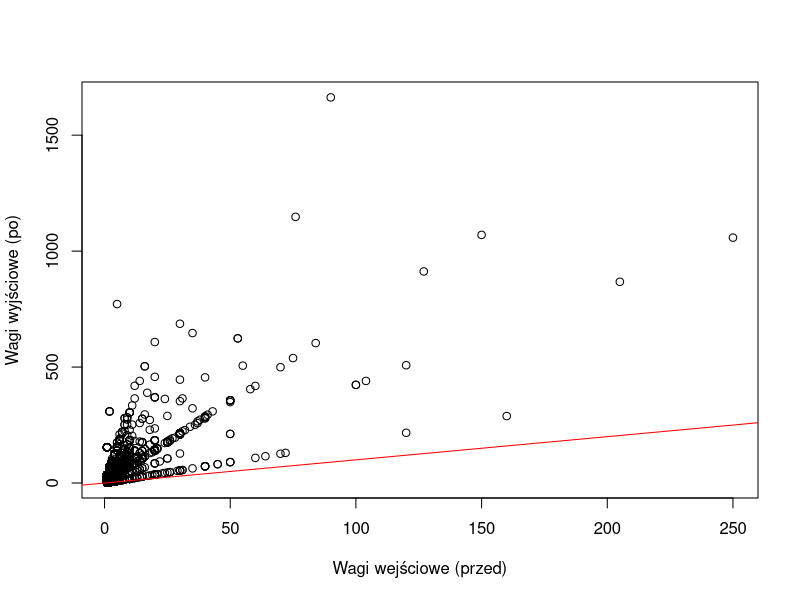
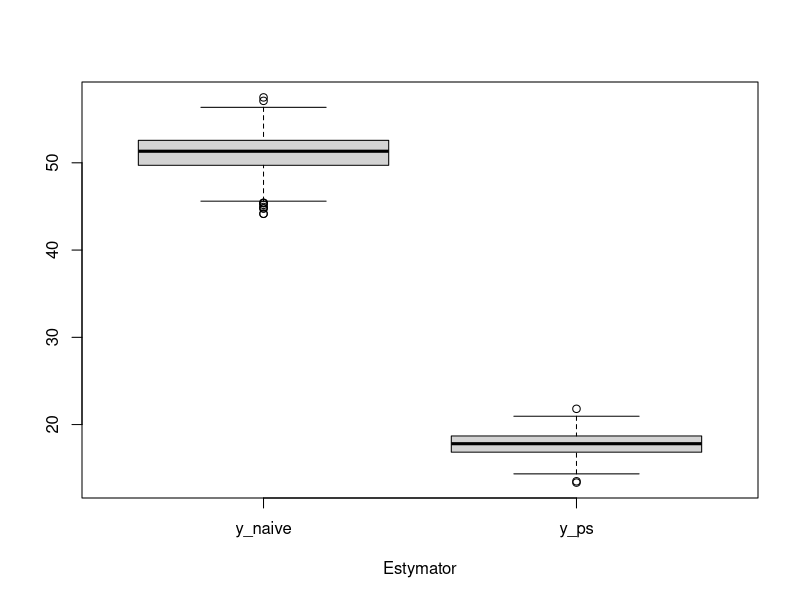

These figures' R source, in order:
## ---- chunk 1
library(tidyverse)
library(knitr)
library(survey)
library(Hmisc) ## wtd.var to calculate weighted variance
## ---- chunk 2
dane <- read_csv("../data/popyt-zajecia-dane.csv")
## ---- chunk 3
kable(head(dane))
## ---- chunk 4
dane |>
  filter(!is.na(id_popyt)) |>
  count(klasa_pr, wt = wolne_miejsca*waga, name = "N") -> pop_data

## ---- chunk 5
kable(pop_data)
## ---- chunk 6
dane |>
  filter(!is.na(id_cbop)) |> 
  group_by(klasa_pr) |>
  summarise(y = weighted.mean(jedna_zmiana, wolne_miejsca_cbop),
            y_var = wtd.var(jedna_zmiana, wolne_miejsca_cbop),
            n = sum(wolne_miejsca_cbop)) -> tab_cbop
## ---- chunk 7
kable(tab_cbop)
## ---- chunk 8
tab_cbop |>
  left_join(pop_data, by = "klasa_pr") |>
  mutate(W_h = N/sum(N))  -> tab_przyklad

## ---- chunk 9
kable(tab_przyklad)
## ---- chunk 10
tab_przyklad |>
  summarise(y_naive = weighted.mean(y, n),
            y_ps = sum(y*W_h),
            y_ps_var = (1/sum(n) - 1/sum(N))*sum(W_h*y_var) + 1/sum(n)^2*sum((1-W_h)*y_var),
            y_ps_sd = sqrt(y_ps_var)) -> wynik
## ---- chunk 11
kable(wynik)
## ---- chunk 12
dane |>
  filter(is.na(id_popyt)) |>
  select(id_jednostki, klasa_pr, sek, woj, zawod_kod2, wolne_miejsca_cbop, jedna_zmiana) |>
  mutate(jedna_zmiana=as.numeric(jedna_zmiana)) -> cbop_df
## ---- chunk 13
kable(head(cbop_df))
## ---- chunk 14
cbop_svy <- svydesign(ids = ~1, 
                      weights = ~ wolne_miejsca_cbop,
                      data = cbop_df)
cbop_svy
## ---- chunk 15
svymean(~jedna_zmiana, cbop_svy)
## ---- chunk 16
pop_totals <- xtabs(wolne_miejsca*waga ~ klasa_pr, data= dane, subset = !is.na(id_popyt))
pop_totals
## ---- chunk 17
cbop_svy_ps <- postStratify(cbop_svy, strata = ~klasa_pr, population = pop_totals)
cbop_svy_ps
## ---- chunk 18
svymean(~jedna_zmiana, cbop_svy_ps)
## ---- chunk 19
pop_totals2 <- xtabs(wolne_miejsca*waga ~ klasa_pr + zawod_kod2, data= dane, subset = !is.na(id_popyt))
pop_totals2
## ---- chunk 20
cbop_svy_ps2 <- postStratify(cbop_svy, strata = ~klasa_pr + zawod_kod2, population = pop_totals2)
cbop_svy_ps2
## ---- chunk 21
svytable( ~klasa_pr + zawod_kod2, cbop_svy_ps2)
## ---- chunk 22
summary(weights(cbop_svy_ps2)/weights(cbop_svy))
## ---- chunk 23
plot(weights(cbop_svy), weights(cbop_svy_ps2), xlab = "Wagi wejściowe (przed)", ylab = "Wagi wyjściowe (po)")
abline(a=0,b=1,col="red")
## ---- chunk 24
svymean(~jedna_zmiana, cbop_svy_ps2)
## ---- chunk 25
set.seed(2023)
N <- 10000
nb <- 1000
X1 <- rbinom(N, 1, 0.7)
X2 <- rbinom(N, 1, 0.9)
Y <- 4.5 - 3.5*X1+0.5*X2 + rnorm(N)
nb_inds <- sample(1:N, size = nb, prob = abs(Y)/sum(abs(Y)))
flag <- 1:N %in% nb_inds
w_star <- N/nb ## dodajemy pseudo-wagę jako relację miedzy N / nb
df <- data.frame(Y,X1,X2,flag,w_star)
head(df)
## ---- chunk 26
pop_X1 <- mean(df$X1)
pop_X2 <- mean(df$X2)
sam_X1 <- mean(df$X1[df$flag == 1])
sam_X2 <- mean(df$X2[df$flag == 1])
c(X1_pop = pop_X1, X2_pop = pop_X2, X1_proba = sam_X1, X2_proba = sam_X2)
## ---- chunk 27
prop.table(xtabs(~X1 + X2, df, subset = flag == T)) - prop.table(xtabs(~X1 + X2, df)) 
## ---- chunk 28
m1 <- lm(Y ~ X1 + X2, data = df, subset = flag == TRUE)
summary(m1)
## ---- chunk 29
anova(m1)
## ---- chunk 30
totale <- xtabs(~X1 + X2, data = df)
dd <- svydesign(ids= ~1, weights = ~w_star, data = subset(df, flag == T))
dd2 <- postStratify(dd, strata= ~X1+X2, population = totale)
c(Y_prawda = mean(Y), Y_bez_ps = svymean(~Y, dd)[1], Y_ps = svymean(~Y, dd2)[1])
## ---- chunk 31
totale <- xtabs(~X1 , data = df)
dd <- svydesign(ids= ~1, weights = ~w_star, data = subset(df, flag == T))
dd2 <- postStratify(dd, strata= ~X1, population = totale)
c(Y_prawda = mean(Y), Y_bez_ps = svymean(~Y, dd)[1], Y_ps = svymean(~Y, dd2)[1])
## ---- chunk 32
totale <- xtabs(~X2 , data = df)
dd <- svydesign(ids= ~1, weights = ~w_star, data = subset(df, flag == T))
dd2 <- postStratify(dd, strata= ~X2, population = totale)
c(Y_prawda = mean(Y), Y_bez_ps = svymean(~Y, dd)[1], Y_ps = svymean(~Y, dd2)[1])
## ---- chunk 33
R <- 500
y_naive <- numeric(R)
y_ps <- numeric(R)
totale <- xtabs(~X1+X2 , data = df)
for (r in 1:500) {
  nb_inds <- sample(1:N, size = nb, prob = abs(Y)/sum(abs(Y)))
  flag <- 1:N %in% nb_inds
  w_star <- N/nb ## dodajemy pseudo-wagę jako relację miedzy N / nb
  df <- data.frame(Y,X1,X2,flag,w_star)
  
  dd <- svydesign(ids= ~1, weights = ~w_star, data = subset(df, flag == T))
  dd2 <- postStratify(dd, strata= ~X1+X2, population = totale)
  
  y_naive[r] <- svymean(~Y, dd)[1]
  y_ps[r] <- svymean(~Y, dd2)[1]
}

boxplot((cbind(y_naive, y_ps) - mean(Y))/mean(Y)*100, xlab = "Estymator", y = "Relatywne obciążenie (w %)")
## ---- chunk 34
oszacowanie <- c(mean(y_naive), mean(y_ps))
obciazenie <- c(mean(y_naive), mean(y_ps)) -mean(Y)
wariancja <- c(var(y_naive), var(y_ps))
rmse <- c(sqrt(obciazenie^2+wariancja))
data.frame(estymator=c("naiwny", "poststratyfikacyjny"), oszacowanie, obciazenie, wariancja, rmse)
